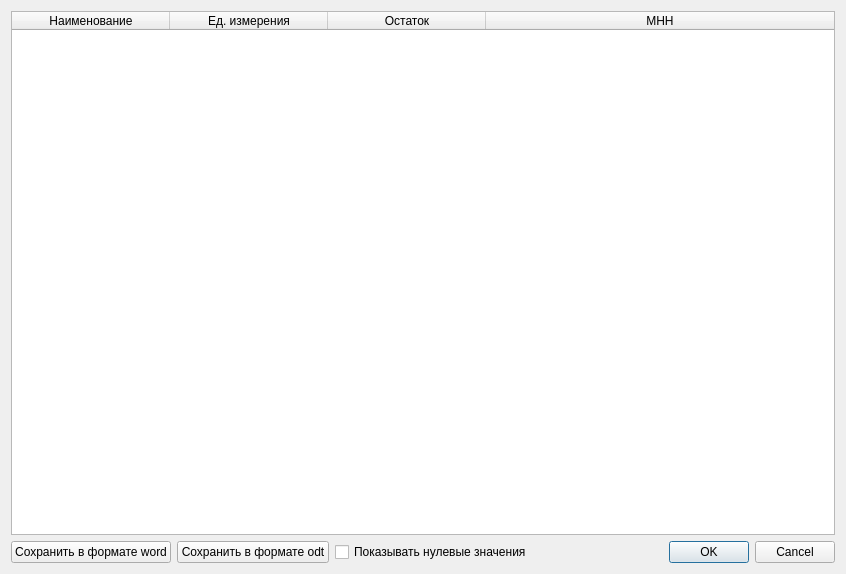
<?xml version="1.0" encoding="UTF-8"?>
<ui version="4.0">
 <class>DialogResidue</class>
 <widget class="QDialog" name="DialogResidue">
  <property name="geometry">
   <rect>
    <x>0</x>
    <y>0</y>
    <width>846</width>
    <height>574</height>
   </rect>
  </property>
  <property name="windowTitle">
   <string>Остатки</string>
  </property>
  <layout class="QGridLayout" name="gridLayout_2">
   <item row="0" column="0">
    <layout class="QGridLayout" name="gridLayout">
     <item row="0" column="0">
      <widget class="QTableWidget" name="tableWidget">
       <property name="sizeAdjustPolicy">
        <enum>QAbstractScrollArea::AdjustToContentsOnFirstShow</enum>
       </property>
       <property name="selectionMode">
        <enum>QAbstractItemView::SingleSelection</enum>
       </property>
       <property name="sortingEnabled">
        <bool>true</bool>
       </property>
       <attribute name="horizontalHeaderDefaultSectionSize">
        <number>158</number>
       </attribute>
       <attribute name="horizontalHeaderStretchLastSection">
        <bool>true</bool>
       </attribute>
       <column>
        <property name="text">
         <string>Наименование</string>
        </property>
       </column>
       <column>
        <property name="text">
         <string>Ед. измерения</string>
        </property>
       </column>
       <column>
        <property name="text">
         <string>Остаток</string>
        </property>
       </column>
       <column>
        <property name="text">
         <string>МНН</string>
        </property>
       </column>
      </widget>
     </item>
     <item row="1" column="0">
      <layout class="QHBoxLayout" name="horizontalLayout">
       <item>
        <widget class="QPushButton" name="pushButton">
         <property name="text">
          <string>Сохранить в формате word</string>
         </property>
        </widget>
       </item>
       <item>
        <widget class="QPushButton" name="pushButton_2">
         <property name="text">
          <string>Сохранить в формате odt</string>
         </property>
        </widget>
       </item>
       <item>
        <widget class="QCheckBox" name="checkBox">
         <property name="text">
          <string>Показывать нулевые значения</string>
         </property>
        </widget>
       </item>
       <item>
        <widget class="QDialogButtonBox" name="buttonBox">
         <property name="orientation">
          <enum>Qt::Horizontal</enum>
         </property>
         <property name="standardButtons">
          <set>QDialogButtonBox::Cancel|QDialogButtonBox::Ok</set>
         </property>
        </widget>
       </item>
      </layout>
     </item>
    </layout>
   </item>
  </layout>
 </widget>
 <resources/>
 <connections>
  <connection>
   <sender>buttonBox</sender>
   <signal>accepted()</signal>
   <receiver>DialogResidue</receiver>
   <slot>accept()</slot>
   <hints>
    <hint type="sourcelabel">
     <x>248</x>
     <y>254</y>
    </hint>
    <hint type="destinationlabel">
     <x>157</x>
     <y>274</y>
    </hint>
   </hints>
  </connection>
  <connection>
   <sender>buttonBox</sender>
   <signal>rejected()</signal>
   <receiver>DialogResidue</receiver>
   <slot>reject()</slot>
   <hints>
    <hint type="sourcelabel">
     <x>316</x>
     <y>260</y>
    </hint>
    <hint type="destinationlabel">
     <x>286</x>
     <y>274</y>
    </hint>
   </hints>
  </connection>
 </connections>
</ui>
